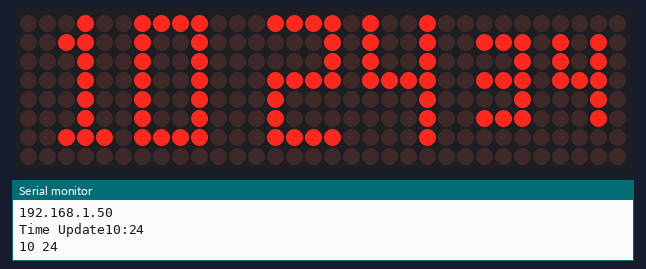
This sketch was run on a simulated ESP32. On the bench: 32×8 LED matrix, the last lines printed to the serial monitor. WiFi joins after 1.5 s; servers stay silent unless stated; the local clock reads 2024-03-15 10:24:30 at power-on unless the sketch sets it.

Above: at 4.6 s.
At 8.6 s:
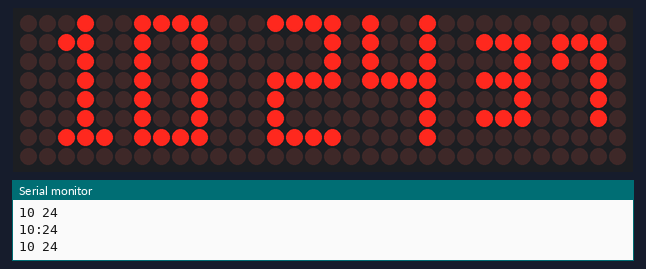
At 12.6 s:
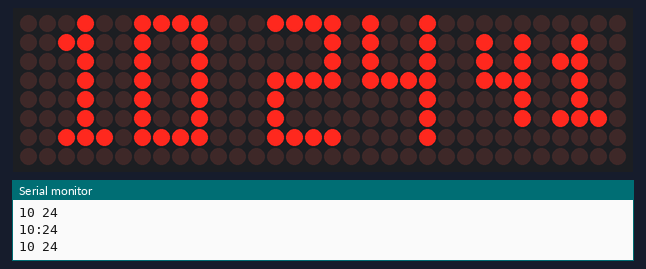
At 20.6 s:
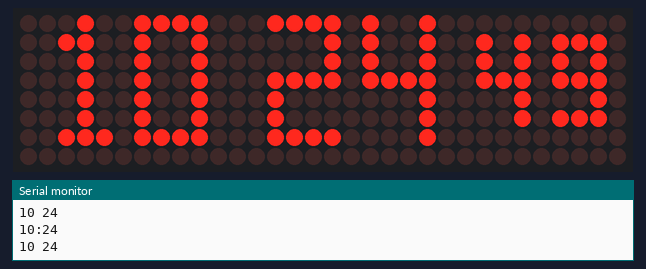
At 28.6 s:
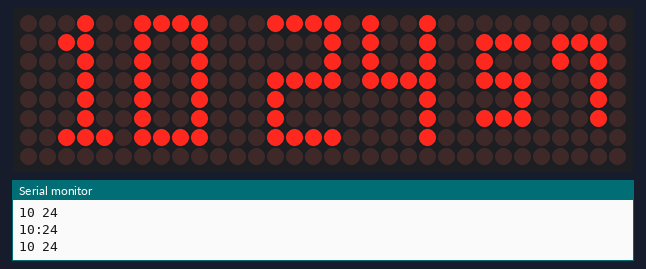
At 37.6 s:
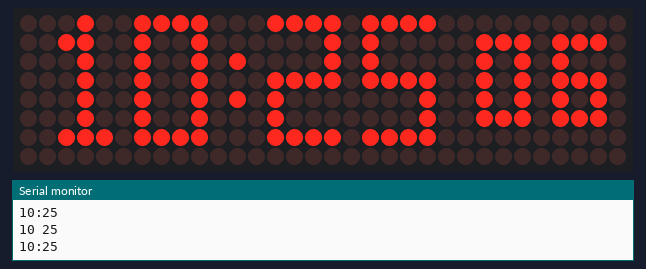

The sketch:

esp32-max7219-clock.ino
```cpp
// Header file includes
#include <WiFi.h>
#include <time.h>
#include <MD_Parola.h>
#include <SPI.h>

#include "Font_Data.h"

#define HARDWARE_TYPE MD_MAX72XX::FC16_HW
#define MAX_DEVICES 4

#define CLK_PIN   18 // or SCK
#define DATA_PIN  19 // or MOSI
#define CS_PIN    5 // or SS

// Arbitrary output pins
MD_Parola P = MD_Parola(HARDWARE_TYPE, DATA_PIN, CLK_PIN, CS_PIN, MAX_DEVICES);

#define SPEED_TIME  75
#define PAUSE_TIME  0
#define MAX_MESG  20

/**********  User Config Setting   ******************************/
char* ssid = "hidden";
char* password = "malhar@021";
//calculate your timezone in seconds,1 hour = 3600 seconds and 5.30Hrs = 19800
const int timezoneinSeconds = 19800;
/***************************************************************/
int dst = 0;
uint16_t  h, m, s;
uint8_t dow;
int  day;
uint8_t month;
String  year;
// Global variables
char szTime[9];    // mm:ss\0
char szsecond[4];    // ss
char szMesg[MAX_MESG+1] = "";


void getsec(char *psz)
{
  sprintf(psz, "%02d", s);
}

void getTime(char *psz, bool f = true)
{
  time_t now = time(nullptr);
  struct tm* p_tm = localtime(&now);
      h = p_tm->tm_hour;
      m = p_tm->tm_min;
      s = p_tm->tm_sec;
  sprintf(psz, "%02d%c%02d", h, (f ? ':' : ' '), m);
  Serial.println(psz);
}

void setup(void)
{
  Serial.begin(115200);
  delay(10);

  Serial.println();
  Serial.println();
  Serial.print("Connecting to ");
  Serial.println(ssid);

  WiFi.begin(ssid, password);

  while (WiFi.status() != WL_CONNECTED) {
      delay(500);
      Serial.print(".");
    }

  Serial.println("");
  Serial.println("WiFi connected");
  Serial.println("IP address: ");
  Serial.println(WiFi.localIP());
  delay(3000);
  WiFi.mode(WIFI_STA);
  getTimentp();

  P.begin(3);
  P.setInvert(false);

  P.setZone(0, 0, 0);
  P.setZone(1, 1, 3);
  P.setFont(0, numeric7Seg);
  P.setFont(1, numeric7Se);
  P.displayZoneText(0, szsecond, PA_LEFT, SPEED_TIME, 0, PA_PRINT, PA_NO_EFFECT);
  P.displayZoneText(1, szTime, PA_CENTER, SPEED_TIME, PAUSE_TIME, PA_PRINT, PA_NO_EFFECT);

  getTime(szTime);
}

void loop(void)
{
  static uint32_t lastTime = 0; // millis() memory
  static uint8_t  display = 0;  // current display mode
  static bool flasher = false;  // seconds passing flasher

  P.displayAnimate();

  if (millis() - lastTime >= 1000)
  {
    lastTime = millis();
    getsec(szsecond);
    getTime(szTime, flasher);
    flasher = !flasher;

    P.displayReset(0);
    P.displayReset(1);
  }
}

void getTimentp()
{
  configTime(timezoneinSeconds, dst, "pool.ntp.org","time.nist.gov");
  while(!time(nullptr)){
        delay(500);
        Serial.print(".");
  }
  Serial.print("Time Update");
}
```

Font_Data.h
```cpp
// Data file for user example user defined fonts
#ifndef FONTDATA_H
#define FONTDATA_H

MD_MAX72XX::fontType_t numeric7Seg[] PROGMEM =
{
  0,    // 0
  0,    // 1
  0,    // 2
  0,    // 3
  0,    // 4
  0,    // 5
  0,    // 6
  0,    // 7
  0,    // 8
  0,    // 9
  0,    // 10
  0,    // 11
  0,    // 12
  0,    // 13
  0,    // 14
  0,    // 15
  0,    // 16
  0,    // 17
  0,    // 18
  0,    // 19
  0,    // 20
  0,    // 21
  0,    // 22
  0,    // 23
  0,    // 24
  0,    // 25
  0,    // 26
  0,    // 27
  0,    // 28
  0,    // 29
  0,    // 30
  0,    // 31
  1, 0,   // 32 - 'Space'
  0,    // 33 - '!'
  0,    // 34 - '"'
  0,    // 35 - '#'
  0,    // 36 - '$'
  0,    // 37 - '%'
  0,    // 38 - '&'
  0,    // 39 - '''
  0,    // 40 - '('
  0,    // 41 - ')'
  0,    // 42 - '*'
  0,    // 43 - '+'
  0,    // 44 - ','
  0,    // 45 - '-'
  1, 64,    // 46 - '.'
  0,    // 47 - '/'
  3, 62, 34, 62,  // 48 - '0'
  3, 36, 62, 32,      // 49 - '1'
  3, 58, 42, 46,    // 50 - '2'
  3, 42, 42, 62,    // 51 - '3'
  3, 14, 8, 62,    // 52 - '4'
  3, 46, 42, 58,    // 53 - '5'
  3, 62, 42, 58,  // 54 - '6'
  3, 6, 2, 62,    // 55 - '7'
  3, 62, 42, 62,  // 56 - '8'
  3, 46, 42, 62,  // 57 - '9'
  1, 20,    // 58 - ':'
  0,    // 59 - ';'
  0,    // 60 - '<'
  0,    // 61 - '='
  0,    // 62 - '>'
  0,    // 63 - '?'
  0,    // 64 - '@'
  5, 127, 9, 9, 9, 127,   // 65 - 'A'
  5, 127, 73, 73, 73, 54,   // 66 - 'B'
  5, 127, 65, 65, 65, 65,   // 67 - 'C'
  5, 127, 65, 65, 65, 62,   // 68 - 'D'
  5, 127, 73, 73, 73, 73,   // 69 - 'E'
  5, 127, 9, 9, 9, 9,     // 70 - 'F'
  0,    // 71 - 'G'
  0,    // 72 - 'H'
  0,    // 73 - 'I'
  0,    // 74 - 'J'
  0,    // 75 - 'K'
  0,    // 76 - 'L'
  0,    // 77 - 'M'
  0,    // 78 - 'N'
  0,    // 79 - 'O'
  0,    // 80 - 'P'
  0,    // 81 - 'Q'
  0,    // 82 - 'R'
  0,    // 83 - 'S'
  0,    // 84 - 'T'
  0,    // 85 - 'U'
  0,    // 86 - 'V'
  0,    // 87 - 'W'
  0,    // 88 - 'X'
  0,    // 89 - 'Y'
  0,    // 90 - 'Z'
  0,    // 91 - '['
  0,    // 92 - '\'
  0,    // 93 - ']'
  0,    // 94 - '^'
  0,    // 95 - '_'
  0,    // 96 - '`'
  5, 127, 9, 9, 9, 127,   // 97 - 'a'
  5, 127, 73, 73, 73, 54,   // 98 - 'b'
  5, 127, 65, 65, 65, 65,   // 99 - 'c'
  5, 127, 65, 65, 65, 62,   // 100 - 'd'
  5, 127, 73, 73, 73, 73,   // 101 - 'e'
  5, 127, 9, 9, 9, 9,     // 102 - 'f'
  0,    // 103 - 'g'
  0,    // 104 - 'h'
  0,    // 105 - 'i'
  0,    // 106 - 'j'
  0,    // 107 - 'k'
  0,    // 108 - 'l'
  0,    // 109 - 'm'
  0,    // 110 - 'n'
  0,    // 111 - 'o'
  0,    // 112 - 'p'
  0,    // 113 - 'q'
  0,    // 114 - 'r'
  0,    // 115 - 's'
  0,    // 116 - 't'
  0,    // 117 - 'u'
  0,    // 118 - 'v'
  0,    // 119 - 'w'
  0,    // 120 - 'x'
  0,    // 121 - 'y'
  0,    // 122 - 'z'
  0,    // 123 - '{'
  1, 127,   // 124 - '|'
  0,    // 125
  0,    // 126
  0,    // 127
  0,    // 128
  0,    // 129
  0,    // 130
  0,    // 131
  0,    // 132
  0,    // 133
  0,    // 134
  0,    // 135
  0,    // 136
  0,    // 137
  0,    // 138
  0,    // 139
  0,    // 140
  0,    // 141
  0,    // 142
  0,    // 143
  0,    // 144
  0,    // 145
  0,    // 146
  0,    // 147
  0,    // 148
  0,    // 149
  0,    // 150
  0,    // 151
  0,    // 152
  0,    // 153
  0,    // 154
  0,    // 155
  0,    // 156
  0,    // 157
  0,    // 158
  0,    // 159
  0,    // 160
  0,    // 161
  0,    // 162
  0,    // 163
  0,    // 164
  0,    // 165
  0,    // 166
  0,    // 167
  0,    // 168
  0,    // 169
  0,    // 170
  0,    // 171
  0,    // 172
  0,    // 173
  0,    // 174
  0,    // 175
  0,    // 176
  0,    // 177
  0,    // 178
  0,    // 179
  0,    // 180
  0,    // 181
  0,    // 182
  0,    // 183
  0,    // 184
  0,    // 185
  0,    // 186
  0,    // 187
  0,    // 188
  0,    // 189
  0,    // 190
  0,    // 191
  0,    // 192
  0,    // 193
  0,    // 194
  0,    // 195
  0,    // 196
  0,    // 197
  0,    // 198
  0,    // 199
  0,    // 200
  0,    // 201
  0,    // 202
  0,    // 203
  0,    // 204
  0,    // 205
  0,    // 206
  0,    // 207
  0,    // 208
  0,    // 209
  0,    // 210
  0,    // 211
  0,    // 212
  0,    // 213
  0,    // 214
  0,    // 215
  0,    // 216
  0,    // 217
  0,    // 218
  0,    // 219
  0,    // 220
  0,    // 221
  0,    // 222
  0,    // 223
  0,    // 224
  0,    // 225
  0,    // 226
  0,    // 227
  0,    // 228
  0,    // 229
  0,    // 230
  0,    // 231
  0,    // 232
  0,    // 233
  0,    // 234
  0,    // 235
  0,    // 236
  0,    // 237
  0,    // 238
  0,    // 239
  0,    // 240
  0,    // 241
  0,    // 242
  0,    // 243
  0,    // 244
  0,    // 245
  0,    // 246
  0,    // 247
  0,    // 248
  0,    // 249
  0,    // 250
  0,    // 251
  0,    // 252
  0,    // 253
  0,    // 254
  0,    // 255
};

MD_MAX72XX::fontType_t numeric7Se[] PROGMEM =
{
  0,    // 0
  0,    // 1
  0,    // 2
  0,    // 3
  0,    // 4
  0,    // 5
  0,    // 6
  0,    // 7
  0,    // 8
  0,    // 9
  0,    // 10
  0,    // 11
  0,    // 12
  0,    // 13
  0,    // 14
  0,    // 15
  0,    // 16
  0,    // 17
  0,    // 18
  0,    // 19
  0,    // 20
  0,    // 21
  0,    // 22
  0,    // 23
  0,    // 24
  0,    // 25
  0,    // 26
  0,    // 27
  0,    // 28
  0,    // 29
  0,    // 30
  0,    // 31
  1, 0,   // 32 - 'Space'
  0,    // 33 - '!'
  0,    // 34 - '"'
  0,    // 35 - '#'
  0,    // 36 - '$'
  0,    // 37 - '%'
  0,    // 38 - '&'
  0,    // 39 - '''
  0,    // 40 - '('
  0,    // 41 - ')'
  0,    // 42 - '*'
  0,    // 43 - '+'
  0,    // 44 - ','
  0,    // 45 - '-'
  1, 64,    // 46 - '.'
  0,    // 47 - '/'
  4, 127, 65, 65, 127,  // 48 - '0'
  4, 0, 66, 127, 64,     // 49 - '1'
  4, 121, 73, 73, 79,   // 50 - '2'
  4, 99, 73, 73, 119,   // 51 - '3'
  4, 15, 8, 8, 127,    // 52 - '4'
  4, 79, 73, 73, 121,   // 53 - '5'
  4, 127, 73, 73, 121,  // 54 - '6'
  4, 3, 1, 125, 3,     // 55 - '7'
  4, 119, 73, 73, 119,  // 56 - '8'
  4, 79, 73, 73, 127,   // 57 - '9'
  1, 20,    // 58 - ':'
  0,    // 59 - ';'
  0,    // 60 - '<'
  0,    // 61 - '='
  0,    // 62 - '>'
  0,    // 63 - '?'
  0,    // 64 - '@'
  5, 127, 9, 9, 9, 127,   // 65 - 'A'
  5, 127, 73, 73, 73, 54,   // 66 - 'B'
  5, 127, 65, 65, 65, 65,   // 67 - 'C'
  5, 127, 65, 65, 65, 62,   // 68 - 'D'
  5, 127, 73, 73, 73, 73,   // 69 - 'E'
  5, 127, 9, 9, 9, 9,     // 70 - 'F'
  0,    // 71 - 'G'
  0,    // 72 - 'H'
  0,    // 73 - 'I'
  0,    // 74 - 'J'
  0,    // 75 - 'K'
  0,    // 76 - 'L'
  0,    // 77 - 'M'
  0,    // 78 - 'N'
  0,    // 79 - 'O'
  0,    // 80 - 'P'
  0,    // 81 - 'Q'
  0,    // 82 - 'R'
  0,    // 83 - 'S'
  0,    // 84 - 'T'
  0,    // 85 - 'U'
  0,    // 86 - 'V'
  0,    // 87 - 'W'
  0,    // 88 - 'X'
  0,    // 89 - 'Y'
  0,    // 90 - 'Z'
  0,    // 91 - '['
  0,    // 92 - '\'
  0,    // 93 - ']'
  0,    // 94 - '^'
  0,    // 95 - '_'
  0,    // 96 - '`'
  5, 127, 9, 9, 9, 127,   // 97 - 'a'
  5, 127, 73, 73, 73, 54,   // 98 - 'b'
  5, 127, 65, 65, 65, 65,   // 99 - 'c'
  5, 127, 65, 65, 65, 62,   // 100 - 'd'
  5, 127, 73, 73, 73, 73,   // 101 - 'e'
  5, 127, 9, 9, 9, 9,     // 102 - 'f'
  0,    // 103 - 'g'
  0,    // 104 - 'h'
  0,    // 105 - 'i'
  0,    // 106 - 'j'
  0,    // 107 - 'k'
  0,    // 108 - 'l'
  0,    // 109 - 'm'
  0,    // 110 - 'n'
  0,    // 111 - 'o'
  0,    // 112 - 'p'
  0,    // 113 - 'q'
  0,    // 114 - 'r'
  0,    // 115 - 's'
  0,    // 116 - 't'
  0,    // 117 - 'u'
  0,    // 118 - 'v'
  0,    // 119 - 'w'
  0,    // 120 - 'x'
  0,    // 121 - 'y'
  0,    // 122 - 'z'
  0,    // 123 - '{'
  1, 127,   // 124 - '|'
  0,    // 125
  0,    // 126
  0,    // 127
  0,    // 128
  0,    // 129
  0,    // 130
  0,    // 131
  0,    // 132
  0,    // 133
  0,    // 134
  0,    // 135
  0,    // 136
  0,    // 137
  0,    // 138
  0,    // 139
  0,    // 140
  0,    // 141
  0,    // 142
  0,    // 143
  0,    // 144
  0,    // 145
  0,    // 146
  0,    // 147
  0,    // 148
  0,    // 149
  0,    // 150
  0,    // 151
  0,    // 152
  0,    // 153
  0,    // 154
  0,    // 155
  0,    // 156
  0,    // 157
  0,    // 158
  0,    // 159
  0,    // 160
  0,    // 161
  0,    // 162
  0,    // 163
  0,    // 164
  0,    // 165
  0,    // 166
  0,    // 167
  0,    // 168
  0,    // 169
  0,    // 170
  0,    // 171
  0,    // 172
  0,    // 173
  0,    // 174
  0,    // 175
  0,    // 176
  0,    // 177
  0,    // 178
  0,    // 179
  0,    // 180
  0,    // 181
  0,    // 182
  0,    // 183
  0,    // 184
  0,    // 185
  0,    // 186
  0,    // 187
  0,    // 188
  0,    // 189
  0,    // 190
  0,    // 191
  0,    // 192
  0,    // 193
  0,    // 194
  0,    // 195
  0,    // 196
  0,    // 197
  0,    // 198
  0,    // 199
  0,    // 200
  0,    // 201
  0,    // 202
  0,    // 203
  0,    // 204
  0,    // 205
  0,    // 206
  0,    // 207
  0,    // 208
  0,    // 209
  0,    // 210
  0,    // 211
  0,    // 212
  0,    // 213
  0,    // 214
  0,    // 215
  0,    // 216
  0,    // 217
  0,    // 218
  0,    // 219
  0,    // 220
  0,    // 221
  0,    // 222
  0,    // 223
  0,    // 224
  0,    // 225
  0,    // 226
  0,    // 227
  0,    // 228
  0,    // 229
  0,    // 230
  0,    // 231
  0,    // 232
  0,    // 233
  0,    // 234
  0,    // 235
  0,    // 236
  0,    // 237
  0,    // 238
  0,    // 239
  0,    // 240
  0,    // 241
  0,    // 242
  0,    // 243
  0,    // 244
  0,    // 245
  0,    // 246
  0,    // 247
  0,    // 248
  0,    // 249
  0,    // 250
  0,    // 251
  0,    // 252
  0,    // 253
  0,    // 254
  0,    // 255
};
#endif
```

Measured:
- what the display in image 0 shows lasts 0.9 s, from 4.6 s to 5.5 s
- what the display in image 1 shows lasts 1.0 s, from 8.5 s to 9.5 s
